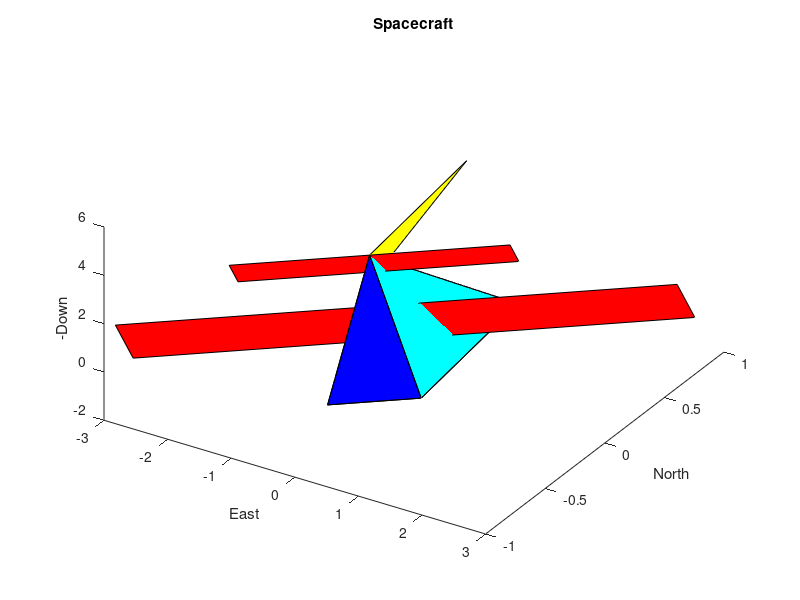

This chart was generated by the following MATLAB code:
% clear;clc;close all
%% Put the code you developed last week about drawing an aircraft below
clear ; clc; close all;
% parameters of the aircraft model
fuse_l1=1.5; % center of mass to tip of fuselage
fuse_l2=1; % center of mass to widest part of fuselage
fuse_l3=5; % center of mass to back of fuselage
fuse_h=1;
fuse_w=1;
wing_l=2; % length of wing along fuselage
wing_w=6; % wingspan
tail_h=1;
tailwing_l=1;
tailwing_w=3;

% Define the vertices (physical location of vertices)
  V = [
      fuse_l1, 0, 0; 
      fuse_l2, -fuse_w/2, -fuse_h/2;
      fuse_l2, fuse_w/2, -fuse_h/2;
      fuse_l2, fuse_w/2, fuse_h/2; 
      fuse_l2, -fuse_w/2,fuse_h/2;
      -fuse_l3, 0, 0;
      0, wing_w/2, 0;
      -wing_l, wing_w/2, 0;
      -wing_l, -wing_w/2, 0;
      0, -wing_w/2, 0;
      -fuse_l3 + tailwing_l, tailwing_w/2, 0; 
      -fuse_l3, tailwing_w/2, 0;
      -fuse_l3, -tailwing_w/2, 0;
      -fuse_l3 + tailwing_l, -tailwing_w/2, 0;
      -fuse_l3 + tailwing_l, 0, 0;
      -fuse_l3, 0, -tail_h;
      ]; % 16 vertices totally
% define surfaces as a list of numbered vertices
  F = [
      1 2 3 nan;
      1 2 5 nan;
      1 5 4 nan;
      1 3 4 nan;
      2 3 6 nan;
      2 5 6 nan;
      5 4 6 nan;
      3 4 6 nan;
      7 8 9 10;
      11 12 13 14;
      6 15 16 nan;
      ];
% define colors for each face    
  myred = [1, 0, 0];
  mygreen = [0, 1, 0];
  myblue = [0, 0, 1];
  myyellow = [1, 1, 0];
  mycyan = [0, 1, 1];

  colors = [...
    mygreen;...  % front top
    mycyan;...  % front left
    myblue;...  % front bottom
    mycyan;...  % front right 
    mygreen;...  % main top 
    mycyan;...  % main left
    myblue;...  % main bottom 
    mycyan;...  % main right
    myred;...  % wings
    myred;...  % tailwing
    myyellow;...  % tailfin
    ];
  % transform vertices from NED to XYZ (for matlab rendering)
R = [0, 1, 0;...
      1, 0, 0;...
      0, 0, -1];
V1 = V*R;
handle = patch('Vertices', V1, 'Faces', F,'FaceVertexCData',colors,'FaceColor','flat');
title('Spacecraft')
xlabel('East')
ylabel('North')
zlabel('-Down')
hold on
view(32,48)
%% Machine-user interface to ask for the angles of phi, theta and psi
prompt = 'Set your desired value of phi: ';
phi = input(prompt);
prompt = 'Set your desired value of theta: ';
theta = input(prompt);
prompt = 'Set your desired value of psi: ';
psi = input(prompt);
%% rotation matrix
% Implement the three rotation matrices 
R_roll = [ 1 0 0;
           0 cos(-phi) sin(-phi);
           0 -sin(-phi) cos(-phi);
           ];
R_pitch = [cos(-theta) 0 -sin(-theta);
           0 1 0;
           sin(-theta) 0 cos(-theta);];
R_yaw = [cos(-psi) sin(-psi) 0;
         -sin(-psi) cos(-psi) 0;
         0 0 1;];
V = (R_roll* R_pitch*R_yaw * V')';
%% transform vertices from NED to XYZ (for matlab rendering)
R = [...
      0, 1, 0;...
      1, 0, 0;...
      0, 0, -1;...
      ];
V = V*R;
%% redraw 
set(handle,'Vertices',V,'Faces',F);